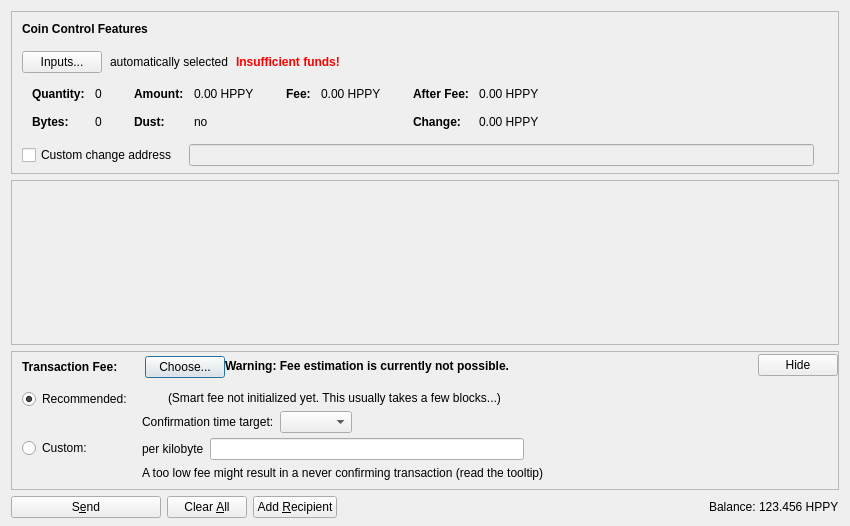
<?xml version="1.0" encoding="UTF-8"?>
<ui version="4.0">
 <class>SendCoinsDialog</class>
 <widget class="QDialog" name="SendCoinsDialog">
  <property name="geometry">
   <rect>
    <x>0</x>
    <y>0</y>
    <width>850</width>
    <height>526</height>
   </rect>
  </property>
  <property name="windowTitle">
   <string>Send Coins</string>
  </property>
  <layout class="QVBoxLayout" name="verticalLayout" stretch="0,1,0,0">
   <property name="bottomMargin">
    <number>8</number>
   </property>
   <item>
    <widget class="QFrame" name="frameCoinControl">
     <property name="sizePolicy">
      <sizepolicy hsizetype="Expanding" vsizetype="Expanding">
       <horstretch>0</horstretch>
       <verstretch>0</verstretch>
      </sizepolicy>
     </property>
     <property name="maximumSize">
      <size>
       <width>16777215</width>
       <height>16777215</height>
      </size>
     </property>
     <property name="frameShape">
      <enum>QFrame::StyledPanel</enum>
     </property>
     <property name="frameShadow">
      <enum>QFrame::Sunken</enum>
     </property>
     <layout class="QVBoxLayout" name="verticalLayoutCoinControl2">
      <property name="spacing">
       <number>0</number>
      </property>
      <property name="leftMargin">
       <number>0</number>
      </property>
      <property name="topMargin">
       <number>0</number>
      </property>
      <property name="rightMargin">
       <number>0</number>
      </property>
      <property name="bottomMargin">
       <number>6</number>
      </property>
      <item>
       <layout class="QVBoxLayout" name="verticalLayoutCoinControl" stretch="0,0,0,0,1">
        <property name="spacing">
         <number>0</number>
        </property>
        <property name="leftMargin">
         <number>10</number>
        </property>
        <property name="topMargin">
         <number>10</number>
        </property>
        <item>
         <layout class="QHBoxLayout" name="horizontalLayoutCoinControl1">
          <property name="bottomMargin">
           <number>15</number>
          </property>
          <item>
           <widget class="QLabel" name="labelCoinControlFeatures">
            <property name="sizePolicy">
             <sizepolicy hsizetype="Preferred" vsizetype="Maximum">
              <horstretch>0</horstretch>
              <verstretch>0</verstretch>
             </sizepolicy>
            </property>
            <property name="font">
             <font>
              <weight>75</weight>
              <bold>true</bold>
             </font>
            </property>
            <property name="styleSheet">
             <string notr="true">font-weight:bold;</string>
            </property>
            <property name="text">
             <string>Coin Control Features</string>
            </property>
           </widget>
          </item>
         </layout>
        </item>
        <item>
         <layout class="QHBoxLayout" name="horizontalLayoutCoinControl2" stretch="0,0,0,0">
          <property name="spacing">
           <number>8</number>
          </property>
          <property name="bottomMargin">
           <number>10</number>
          </property>
          <item>
           <widget class="QPushButton" name="pushButtonCoinControl">
            <property name="styleSheet">
             <string notr="true"/>
            </property>
            <property name="text">
             <string>Inputs...</string>
            </property>
            <property name="autoDefault">
             <bool>false</bool>
            </property>
           </widget>
          </item>
          <item>
           <widget class="QLabel" name="labelCoinControlAutomaticallySelected">
            <property name="text">
             <string>automatically selected</string>
            </property>
            <property name="margin">
             <number>5</number>
            </property>
           </widget>
          </item>
          <item>
           <widget class="QLabel" name="labelCoinControlInsuffFunds">
            <property name="font">
             <font>
              <weight>75</weight>
              <bold>true</bold>
             </font>
            </property>
            <property name="styleSheet">
             <string notr="true">color:red;font-weight:bold;</string>
            </property>
            <property name="text">
             <string>Insufficient funds!</string>
            </property>
            <property name="margin">
             <number>5</number>
            </property>
           </widget>
          </item>
          <item>
           <spacer name="horizontalSpacerCoinControl">
            <property name="orientation">
             <enum>Qt::Horizontal</enum>
            </property>
            <property name="sizeHint" stdset="0">
             <size>
              <width>40</width>
              <height>1</height>
             </size>
            </property>
           </spacer>
          </item>
         </layout>
        </item>
        <item>
         <widget class="QWidget" name="widgetCoinControl" native="true">
          <property name="sizePolicy">
           <sizepolicy hsizetype="Preferred" vsizetype="Preferred">
            <horstretch>0</horstretch>
            <verstretch>0</verstretch>
           </sizepolicy>
          </property>
          <property name="minimumSize">
           <size>
            <width>0</width>
            <height>0</height>
           </size>
          </property>
          <property name="styleSheet">
           <string notr="true"/>
          </property>
          <layout class="QHBoxLayout" name="horizontalLayoutCoinControl5">
           <property name="leftMargin">
            <number>0</number>
           </property>
           <property name="topMargin">
            <number>0</number>
           </property>
           <property name="rightMargin">
            <number>0</number>
           </property>
           <property name="bottomMargin">
            <number>0</number>
           </property>
           <item>
            <layout class="QHBoxLayout" name="horizontalLayoutCoinControl3" stretch="0,0,0,1">
             <property name="spacing">
              <number>20</number>
             </property>
             <property name="topMargin">
              <number>0</number>
             </property>
             <property name="bottomMargin">
              <number>10</number>
             </property>
             <item>
              <layout class="QFormLayout" name="formLayoutCoinControl1">
               <property name="horizontalSpacing">
                <number>10</number>
               </property>
               <property name="verticalSpacing">
                <number>14</number>
               </property>
               <property name="leftMargin">
                <number>10</number>
               </property>
               <property name="topMargin">
                <number>4</number>
               </property>
               <property name="rightMargin">
                <number>6</number>
               </property>
               <item row="0" column="0">
                <widget class="QLabel" name="labelCoinControlQuantityText">
                 <property name="font">
                  <font>
                   <weight>75</weight>
                   <bold>true</bold>
                  </font>
                 </property>
                 <property name="text">
                  <string>Quantity:</string>
                 </property>
                 <property name="margin">
                  <number>0</number>
                 </property>
                </widget>
               </item>
               <item row="0" column="1">
                <widget class="QLabel" name="labelCoinControlQuantity">
                 <property name="cursor">
                  <cursorShape>IBeamCursor</cursorShape>
                 </property>
                 <property name="contextMenuPolicy">
                  <enum>Qt::ActionsContextMenu</enum>
                 </property>
                 <property name="text">
                  <string notr="true">0</string>
                 </property>
                 <property name="margin">
                  <number>0</number>
                 </property>
                 <property name="textInteractionFlags">
                  <set>Qt::LinksAccessibleByMouse|Qt::TextSelectableByKeyboard|Qt::TextSelectableByMouse</set>
                 </property>
                </widget>
               </item>
               <item row="1" column="0">
                <widget class="QLabel" name="labelCoinControlBytesText">
                 <property name="font">
                  <font>
                   <weight>75</weight>
                   <bold>true</bold>
                  </font>
                 </property>
                 <property name="text">
                  <string>Bytes:</string>
                 </property>
                </widget>
               </item>
               <item row="1" column="1">
                <widget class="QLabel" name="labelCoinControlBytes">
                 <property name="cursor">
                  <cursorShape>IBeamCursor</cursorShape>
                 </property>
                 <property name="contextMenuPolicy">
                  <enum>Qt::ActionsContextMenu</enum>
                 </property>
                 <property name="text">
                  <string notr="true">0</string>
                 </property>
                 <property name="textInteractionFlags">
                  <set>Qt::LinksAccessibleByMouse|Qt::TextSelectableByKeyboard|Qt::TextSelectableByMouse</set>
                 </property>
                </widget>
               </item>
              </layout>
             </item>
             <item>
              <layout class="QFormLayout" name="formLayoutCoinControl2">
               <property name="horizontalSpacing">
                <number>10</number>
               </property>
               <property name="verticalSpacing">
                <number>14</number>
               </property>
               <property name="leftMargin">
                <number>6</number>
               </property>
               <property name="topMargin">
                <number>4</number>
               </property>
               <property name="rightMargin">
                <number>6</number>
               </property>
               <item row="0" column="0">
                <widget class="QLabel" name="labelCoinControlAmountText">
                 <property name="font">
                  <font>
                   <weight>75</weight>
                   <bold>true</bold>
                  </font>
                 </property>
                 <property name="text">
                  <string>Amount:</string>
                 </property>
                 <property name="margin">
                  <number>0</number>
                 </property>
                </widget>
               </item>
               <item row="0" column="1">
                <widget class="QLabel" name="labelCoinControlAmount">
                 <property name="cursor">
                  <cursorShape>IBeamCursor</cursorShape>
                 </property>
                 <property name="contextMenuPolicy">
                  <enum>Qt::ActionsContextMenu</enum>
                 </property>
                 <property name="text">
                  <string notr="true">0.00 HPPY</string>
                 </property>
                 <property name="textInteractionFlags">
                  <set>Qt::LinksAccessibleByMouse|Qt::TextSelectableByKeyboard|Qt::TextSelectableByMouse</set>
                 </property>
                </widget>
               </item>
               <item row="1" column="0">
                <widget class="QLabel" name="labelCoinControlLowOutputText">
                 <property name="font">
                  <font>
                   <weight>75</weight>
                   <bold>true</bold>
                  </font>
                 </property>
                 <property name="text">
                  <string>Dust:</string>
                 </property>
                </widget>
               </item>
               <item row="1" column="1">
                <widget class="QLabel" name="labelCoinControlLowOutput">
                 <property name="cursor">
                  <cursorShape>IBeamCursor</cursorShape>
                 </property>
                 <property name="contextMenuPolicy">
                  <enum>Qt::ActionsContextMenu</enum>
                 </property>
                 <property name="text">
                  <string notr="true">no</string>
                 </property>
                 <property name="textInteractionFlags">
                  <set>Qt::LinksAccessibleByMouse|Qt::TextSelectableByKeyboard|Qt::TextSelectableByMouse</set>
                 </property>
                </widget>
               </item>
              </layout>
             </item>
             <item>
              <layout class="QFormLayout" name="formLayoutCoinControl3">
               <property name="horizontalSpacing">
                <number>10</number>
               </property>
               <property name="verticalSpacing">
                <number>14</number>
               </property>
               <property name="leftMargin">
                <number>6</number>
               </property>
               <property name="topMargin">
                <number>4</number>
               </property>
               <property name="rightMargin">
                <number>6</number>
               </property>
               <item row="0" column="0">
                <widget class="QLabel" name="labelCoinControlFeeText">
                 <property name="font">
                  <font>
                   <weight>75</weight>
                   <bold>true</bold>
                  </font>
                 </property>
                 <property name="text">
                  <string>Fee:</string>
                 </property>
                 <property name="margin">
                  <number>0</number>
                 </property>
                </widget>
               </item>
               <item row="0" column="1">
                <widget class="QLabel" name="labelCoinControlFee">
                 <property name="cursor">
                  <cursorShape>IBeamCursor</cursorShape>
                 </property>
                 <property name="contextMenuPolicy">
                  <enum>Qt::ActionsContextMenu</enum>
                 </property>
                 <property name="text">
                  <string notr="true">0.00 HPPY</string>
                 </property>
                 <property name="textInteractionFlags">
                  <set>Qt::LinksAccessibleByMouse|Qt::TextSelectableByKeyboard|Qt::TextSelectableByMouse</set>
                 </property>
                </widget>
               </item>
              </layout>
             </item>
             <item>
              <layout class="QFormLayout" name="formLayoutCoinControl4">
               <property name="horizontalSpacing">
                <number>10</number>
               </property>
               <property name="verticalSpacing">
                <number>14</number>
               </property>
               <property name="leftMargin">
                <number>6</number>
               </property>
               <property name="topMargin">
                <number>4</number>
               </property>
               <property name="rightMargin">
                <number>6</number>
               </property>
               <item row="0" column="0">
                <widget class="QLabel" name="labelCoinControlAfterFeeText">
                 <property name="font">
                  <font>
                   <weight>75</weight>
                   <bold>true</bold>
                  </font>
                 </property>
                 <property name="text">
                  <string>After Fee:</string>
                 </property>
                 <property name="margin">
                  <number>0</number>
                 </property>
                </widget>
               </item>
               <item row="0" column="1">
                <widget class="QLabel" name="labelCoinControlAfterFee">
                 <property name="cursor">
                  <cursorShape>IBeamCursor</cursorShape>
                 </property>
                 <property name="contextMenuPolicy">
                  <enum>Qt::ActionsContextMenu</enum>
                 </property>
                 <property name="text">
                  <string notr="true">0.00 HPPY</string>
                 </property>
                 <property name="textInteractionFlags">
                  <set>Qt::LinksAccessibleByMouse|Qt::TextSelectableByKeyboard|Qt::TextSelectableByMouse</set>
                 </property>
                </widget>
               </item>
               <item row="1" column="0">
                <widget class="QLabel" name="labelCoinControlChangeText">
                 <property name="font">
                  <font>
                   <weight>75</weight>
                   <bold>true</bold>
                  </font>
                 </property>
                 <property name="text">
                  <string>Change:</string>
                 </property>
                </widget>
               </item>
               <item row="1" column="1">
                <widget class="QLabel" name="labelCoinControlChange">
                 <property name="cursor">
                  <cursorShape>IBeamCursor</cursorShape>
                 </property>
                 <property name="contextMenuPolicy">
                  <enum>Qt::ActionsContextMenu</enum>
                 </property>
                 <property name="text">
                  <string notr="true">0.00 HPPY</string>
                 </property>
                 <property name="textInteractionFlags">
                  <set>Qt::LinksAccessibleByMouse|Qt::TextSelectableByKeyboard|Qt::TextSelectableByMouse</set>
                 </property>
                </widget>
               </item>
              </layout>
             </item>
            </layout>
           </item>
          </layout>
         </widget>
        </item>
        <item>
         <layout class="QHBoxLayout" name="horizontalLayoutCoinControl4" stretch="0,0,0">
          <property name="spacing">
           <number>12</number>
          </property>
          <property name="sizeConstraint">
           <enum>QLayout::SetDefaultConstraint</enum>
          </property>
          <property name="topMargin">
           <number>5</number>
          </property>
          <property name="rightMargin">
           <number>5</number>
          </property>
          <item>
           <widget class="QCheckBox" name="checkBoxCoinControlChange">
            <property name="toolTip">
             <string>If this is activated, but the change address is empty or invalid, change will be sent to a newly generated address.</string>
            </property>
            <property name="text">
             <string>Custom change address</string>
            </property>
           </widget>
          </item>
          <item>
           <widget class="QValidatedLineEdit" name="lineEditCoinControlChange">
            <property name="enabled">
             <bool>false</bool>
            </property>
            <property name="sizePolicy">
             <sizepolicy hsizetype="Expanding" vsizetype="Fixed">
              <horstretch>0</horstretch>
              <verstretch>0</verstretch>
             </sizepolicy>
            </property>
           </widget>
          </item>
          <item>
           <widget class="QLabel" name="labelCoinControlChangeLabel">
            <property name="sizePolicy">
             <sizepolicy hsizetype="Preferred" vsizetype="Expanding">
              <horstretch>0</horstretch>
              <verstretch>0</verstretch>
             </sizepolicy>
            </property>
            <property name="minimumSize">
             <size>
              <width>0</width>
              <height>0</height>
             </size>
            </property>
            <property name="text">
             <string/>
            </property>
            <property name="margin">
             <number>3</number>
            </property>
           </widget>
          </item>
         </layout>
        </item>
        <item>
         <spacer name="verticalSpacerCoinControl">
          <property name="orientation">
           <enum>Qt::Vertical</enum>
          </property>
          <property name="sizeHint" stdset="0">
           <size>
            <width>800</width>
            <height>1</height>
           </size>
          </property>
         </spacer>
        </item>
       </layout>
      </item>
     </layout>
    </widget>
   </item>
   <item>
    <widget class="QScrollArea" name="scrollArea">
     <property name="widgetResizable">
      <bool>true</bool>
     </property>
     <widget class="QWidget" name="scrollAreaWidgetContents">
      <property name="geometry">
       <rect>
        <x>0</x>
        <y>0</y>
        <width>830</width>
        <height>104</height>
       </rect>
      </property>
      <layout class="QVBoxLayout" name="verticalLayout_2" stretch="0,1">
       <property name="leftMargin">
        <number>0</number>
       </property>
       <property name="topMargin">
        <number>0</number>
       </property>
       <property name="rightMargin">
        <number>0</number>
       </property>
       <property name="bottomMargin">
        <number>0</number>
       </property>
       <item>
        <layout class="QVBoxLayout" name="entries">
         <property name="spacing">
          <number>6</number>
         </property>
        </layout>
       </item>
       <item>
        <spacer name="verticalSpacer">
         <property name="orientation">
          <enum>Qt::Vertical</enum>
         </property>
         <property name="sizeHint" stdset="0">
          <size>
           <width>20</width>
           <height>40</height>
          </size>
         </property>
        </spacer>
       </item>
      </layout>
     </widget>
    </widget>
   </item>
   <item>
    <widget class="QFrame" name="frameFee">
     <property name="sizePolicy">
      <sizepolicy hsizetype="Expanding" vsizetype="Expanding">
       <horstretch>0</horstretch>
       <verstretch>0</verstretch>
      </sizepolicy>
     </property>
     <property name="maximumSize">
      <size>
       <width>16777215</width>
       <height>16777215</height>
      </size>
     </property>
     <property name="frameShape">
      <enum>QFrame::StyledPanel</enum>
     </property>
     <property name="frameShadow">
      <enum>QFrame::Sunken</enum>
     </property>
     <layout class="QVBoxLayout" name="verticalLayoutFee1">
      <property name="spacing">
       <number>0</number>
      </property>
      <property name="leftMargin">
       <number>0</number>
      </property>
      <property name="topMargin">
       <number>0</number>
      </property>
      <property name="rightMargin">
       <number>0</number>
      </property>
      <property name="bottomMargin">
       <number>0</number>
      </property>
      <item>
       <layout class="QVBoxLayout" name="verticalLayoutFee2" stretch="0,0,0">
        <property name="spacing">
         <number>0</number>
        </property>
        <property name="leftMargin">
         <number>10</number>
        </property>
        <property name="topMargin">
         <number>0</number>
        </property>
        <item>
         <layout class="QHBoxLayout" name="horizontalLayoutFee1">
          <property name="bottomMargin">
           <number>0</number>
          </property>
          <item>
           <layout class="QVBoxLayout" name="verticalLayoutFee7">
            <property name="spacing">
             <number>0</number>
            </property>
            <item>
             <spacer name="verticalSpacerSmartFee">
              <property name="orientation">
               <enum>Qt::Vertical</enum>
              </property>
              <property name="sizeType">
               <enum>QSizePolicy::Fixed</enum>
              </property>
              <property name="sizeHint" stdset="0">
               <size>
                <width>1</width>
                <height>4</height>
               </size>
              </property>
             </spacer>
            </item>
            <item>
             <layout class="QHBoxLayout" name="horizontalLayoutSmartFee">
              <property name="spacing">
               <number>10</number>
              </property>
              <item>
               <widget class="QLabel" name="labelFeeHeadline">
                <property name="sizePolicy">
                 <sizepolicy hsizetype="Preferred" vsizetype="Maximum">
                  <horstretch>0</horstretch>
                  <verstretch>0</verstretch>
                 </sizepolicy>
                </property>
                <property name="font">
                 <font>
                  <weight>75</weight>
                  <bold>true</bold>
                 </font>
                </property>
                <property name="styleSheet">
                 <string notr="true">font-weight:bold;</string>
                </property>
                <property name="text">
                 <string>Transaction Fee:</string>
                </property>
               </widget>
              </item>
              <item>
               <widget class="QLabel" name="labelFeeMinimized">
                <property name="text">
                 <string/>
                </property>
               </widget>
              </item>
              <item>
               <widget class="QPushButton" name="buttonChooseFee">
                <property name="text">
                 <string>Choose...</string>
                </property>
               </widget>
              </item>
             </layout>
            </item>
            <item>
             <spacer name="verticalSpacer_5">
              <property name="orientation">
               <enum>Qt::Vertical</enum>
              </property>
              <property name="sizeHint" stdset="0">
               <size>
                <width>1</width>
                <height>1</height>
               </size>
              </property>
             </spacer>
            </item>
           </layout>
          </item>
          <item>
           <widget class="QLabel" name="fallbackFeeWarningLabel">
            <property name="toolTip">
             <string>Using the fallbackfee can result in sending a transaction that will take several hours or days (or never) to confirm. Consider choosing your fee manually or wait until you have validated the complete chain.</string>
            </property>
            <property name="font">
            <font>
                <weight>75</weight>
                <bold>true</bold>
            </font>
            </property>
            <property name="text">
             <string>Warning: Fee estimation is currently not possible.</string>
            </property>
            <property name="wordWrap">
             <bool>false</bool>
            </property>
           </widget>
          </item>
          <item>
           <spacer name="horizontalSpacer_4">
            <property name="orientation">
             <enum>Qt::Horizontal</enum>
            </property>
            <property name="sizeType">
             <enum>QSizePolicy::MinimumExpanding</enum>
            </property>
            <property name="sizeHint" stdset="0">
             <size>
              <width>40</width>
              <height>20</height>
             </size>
            </property>
           </spacer>
          </item>
          <item>
           <widget class="QPushButton" name="buttonMinimizeFee">
            <property name="toolTip">
             <string>collapse fee-settings</string>
            </property>
            <property name="text">
             <string>Hide</string>
            </property>
           </widget>
          </item>
         </layout>
        </item>
        <item>
         <widget class="QFrame" name="frameFeeSelection">
          <layout class="QVBoxLayout" name="verticalLayoutFee12">
           <property name="spacing">
            <number>0</number>
           </property>
           <property name="leftMargin">
            <number>0</number>
           </property>
           <property name="topMargin">
            <number>0</number>
           </property>
           <property name="rightMargin">
            <number>0</number>
           </property>
           <property name="bottomMargin">
            <number>0</number>
           </property>
           <item>
            <layout class="QGridLayout" name="gridLayoutFee">
             <property name="topMargin">
              <number>10</number>
             </property>
             <property name="bottomMargin">
              <number>4</number>
             </property>
             <property name="horizontalSpacing">
              <number>10</number>
             </property>
             <property name="verticalSpacing">
              <number>4</number>
             </property>
             <item row="1" column="1">
              <layout class="QVBoxLayout" name="verticalLayoutFee8">
               <property name="spacing">
                <number>6</number>
               </property>
               <item>
                <layout class="QHBoxLayout" name="horizontalLayoutFee13">
                 <item>
                  <widget class="QLabel" name="labelCustomPerKilobyte">
                   <property name="toolTip">
                    <string>Specify a custom fee per kB (1,000 bytes) of the transaction's virtual size.

Note:  Since the fee is calculated on a per-byte basis, a fee of "100 satoshis per kB" for a transaction size of 500 bytes (half of 1 kB) would ultimately yield a fee of only 50 satoshis.</string>
                   </property>
                   <property name="text">
                    <string>per kilobyte</string>
                   </property>
                  </widget>
                 </item>
                 <item>
                  <widget class="BitcoinAmountField" name="customFee"/>
                 </item>
                 <item>
                  <spacer name="horizontalSpacer_6">
                   <property name="orientation">
                    <enum>Qt::Horizontal</enum>
                   </property>
                   <property name="sizeHint" stdset="0">
                    <size>
                     <width>1</width>
                     <height>1</height>
                    </size>
                   </property>
                  </spacer>
                 </item>
                </layout>
               </item>
               <item>
                <layout class="QHBoxLayout" name="horizontalLayoutFee8">
                 <item>
                  <widget class="QLabel" name="labelCustomFeeWarning">
                   <property name="enabled">
                    <bool>true</bool>
                   </property>
                   <property name="toolTip">
                    <string>When there is less transaction volume than space in the blocks, miners as well as relaying nodes may enforce a minimum fee. Paying only this minimum fee is just fine, but be aware that this can result in a never confirming transaction once there is more demand for happy transactions than the network can process.</string>
                   </property>
                   <property name="text">
                    <string>A too low fee might result in a never confirming transaction (read the tooltip)</string>
                   </property>
                  </widget>
                 </item>
                 <item>
                  <spacer name="horizontalSpacer_2">
                   <property name="orientation">
                    <enum>Qt::Horizontal</enum>
                   </property>
                   <property name="sizeHint" stdset="0">
                    <size>
                     <width>1</width>
                     <height>1</height>
                    </size>
                   </property>
                  </spacer>
                 </item>
                </layout>
               </item>
              </layout>
             </item>
             <item row="0" column="0">
              <layout class="QVBoxLayout" name="verticalLayoutFee4" stretch="0,1">
               <item>
                <widget class="QRadioButton" name="radioSmartFee">
                 <property name="text">
                  <string>Recommended:</string>
                 </property>
                 <property name="checked">
                  <bool>true</bool>
                 </property>
                 <attribute name="buttonGroup">
                  <string notr="true">groupFee</string>
                 </attribute>
                </widget>
               </item>
               <item>
                <spacer name="verticalSpacer_2">
                 <property name="orientation">
                  <enum>Qt::Vertical</enum>
                 </property>
                 <property name="sizeHint" stdset="0">
                  <size>
                   <width>1</width>
                   <height>1</height>
                  </size>
                 </property>
                </spacer>
               </item>
              </layout>
             </item>
             <item row="1" column="0">
              <layout class="QVBoxLayout" name="verticalLayoutFee9" stretch="0,1">
               <item>
                <widget class="QRadioButton" name="radioCustomFee">
                 <property name="text">
                  <string>Custom:</string>
                 </property>
                 <attribute name="buttonGroup">
                  <string notr="true">groupFee</string>
                 </attribute>
                </widget>
               </item>
               <item>
                <spacer name="verticalSpacer_6">
                 <property name="orientation">
                  <enum>Qt::Vertical</enum>
                 </property>
                 <property name="sizeHint" stdset="0">
                  <size>
                   <width>1</width>
                   <height>1</height>
                  </size>
                 </property>
                </spacer>
               </item>
              </layout>
             </item>
             <item row="0" column="1">
              <layout class="QVBoxLayout" name="verticalLayoutFee3" stretch="0,0,1">
               <property name="spacing">
                <number>6</number>
               </property>
               <property name="topMargin">
                <number>2</number>
               </property>
               <item>
                <layout class="QHBoxLayout" name="horizontalLayoutFee12">
                 <item>
                  <widget class="QLabel" name="labelSmartFee">
                   <property name="text">
                    <string/>
                   </property>
                  </widget>
                 </item>
                 <item>
                  <widget class="QLabel" name="labelFeeEstimation">
                   <property name="text">
                    <string/>
                   </property>
                  </widget>
                 </item>
                 <item>
                  <widget class="QLabel" name="labelSmartFee2">
                   <property name="text">
                    <string>(Smart fee not initialized yet. This usually takes a few blocks...)</string>
                   </property>
                  </widget>
                 </item>
                 <item>
                  <spacer name="horizontalSpacer_5">
                   <property name="orientation">
                    <enum>Qt::Horizontal</enum>
                   </property>
                   <property name="sizeHint" stdset="0">
                    <size>
                     <width>1</width>
                     <height>1</height>
                    </size>
                   </property>
                  </spacer>
                 </item>
                </layout>
               </item>
               <item>
                <layout class="QHBoxLayout" name="horizontalLayoutFee9">
                 <item>
                  <layout class="QVBoxLayout" name="verticalLayoutFee6">
                   <item>
                    <widget class="QLabel" name="labelSmartFee3">
                     <property name="text">
                      <string>Confirmation time target:</string>
                     </property>
                    </widget>
                   </item>
                  </layout>
                 </item>
                 <item>
                  <layout class="QVBoxLayout" name="verticalLayoutFee5">
                   <property name="rightMargin">
                    <number>30</number>
                   </property>
                   <item>
                    <layout class="QHBoxLayout" name="horizontalLayoutConfTarget">
                     <property name="bottomMargin">
                      <number>0</number>
                     </property>
                     <item>
                      <widget class="QComboBox" name="confTargetSelector"/>
                     </item>
                     <item>
                      <spacer name="horizontalSpacerConfTarget">
                       <property name="orientation">
                        <enum>Qt::Horizontal</enum>
                       </property>
                       <property name="sizeHint" stdset="0">
                        <size>
                         <width>40</width>
                         <height>20</height>
                        </size>
                       </property>
                      </spacer>
                     </item>
                    </layout>
                   </item>
                  </layout>
                 </item>
                </layout>
               </item>
               <item>
                <spacer name="verticalSpacer_4">
                 <property name="orientation">
                  <enum>Qt::Vertical</enum>
                 </property>
                 <property name="sizeHint" stdset="0">
                  <size>
                   <width>1</width>
                   <height>1</height>
                  </size>
                 </property>
                </spacer>
               </item>
              </layout>
             </item>
            </layout>
           </item>
          </layout>
         </widget>
        </item>
        <item>
         <spacer name="verticalSpacerFee">
          <property name="orientation">
           <enum>Qt::Vertical</enum>
          </property>
          <property name="sizeHint" stdset="0">
           <size>
            <width>40</width>
            <height>5</height>
           </size>
          </property>
         </spacer>
        </item>
       </layout>
      </item>
     </layout>
    </widget>
   </item>
   <item>
    <layout class="QHBoxLayout" name="horizontalLayout">
     <item>
      <widget class="QPushButton" name="sendButton">
       <property name="minimumSize">
        <size>
         <width>150</width>
         <height>0</height>
        </size>
       </property>
       <property name="toolTip">
        <string>Confirm the send action</string>
       </property>
       <property name="text">
        <string>S&amp;end</string>
       </property>
       <property name="icon">
        <iconset resource="../bitcoin.qrc">
         <normaloff>:/icons/send</normaloff>:/icons/send</iconset>
       </property>
       <property name="autoDefault">
        <bool>false</bool>
       </property>
       <property name="default">
        <bool>false</bool>
       </property>
      </widget>
     </item>
     <item>
      <widget class="QPushButton" name="clearButton">
       <property name="sizePolicy">
        <sizepolicy hsizetype="Minimum" vsizetype="Fixed">
         <horstretch>0</horstretch>
         <verstretch>0</verstretch>
        </sizepolicy>
       </property>
       <property name="toolTip">
        <string>Clear all fields of the form.</string>
       </property>
       <property name="text">
        <string>Clear &amp;All</string>
       </property>
       <property name="icon">
        <iconset resource="../bitcoin.qrc">
         <normaloff>:/icons/remove</normaloff>:/icons/remove</iconset>
       </property>
       <property name="autoDefault">
        <bool>false</bool>
       </property>
      </widget>
     </item>
     <item>
      <widget class="QPushButton" name="addButton">
       <property name="toolTip">
        <string>Send to multiple recipients at once</string>
       </property>
       <property name="text">
        <string>Add &amp;Recipient</string>
       </property>
       <property name="icon">
        <iconset resource="../bitcoin.qrc">
         <normaloff>:/icons/add</normaloff>:/icons/add</iconset>
       </property>
       <property name="autoDefault">
        <bool>false</bool>
       </property>
      </widget>
     </item>
     <item>
      <spacer name="horizontalSpacer">
       <property name="orientation">
        <enum>Qt::Horizontal</enum>
       </property>
       <property name="sizeHint" stdset="0">
        <size>
         <width>40</width>
         <height>20</height>
        </size>
       </property>
      </spacer>
     </item>
     <item>
      <layout class="QHBoxLayout" name="horizontalLayout_2">
       <property name="spacing">
        <number>3</number>
       </property>
       <item>
        <widget class="QLabel" name="label">
         <property name="sizePolicy">
          <sizepolicy hsizetype="Preferred" vsizetype="Fixed">
           <horstretch>0</horstretch>
           <verstretch>0</verstretch>
          </sizepolicy>
         </property>
         <property name="text">
          <string>Balance:</string>
         </property>
        </widget>
       </item>
       <item>
        <widget class="QLabel" name="labelBalance">
         <property name="sizePolicy">
          <sizepolicy hsizetype="Preferred" vsizetype="Fixed">
           <horstretch>0</horstretch>
           <verstretch>0</verstretch>
          </sizepolicy>
         </property>
         <property name="cursor">
          <cursorShape>IBeamCursor</cursorShape>
         </property>
         <property name="text">
          <string notr="true">123.456 HPPY</string>
         </property>
         <property name="textInteractionFlags">
          <set>Qt::LinksAccessibleByMouse|Qt::TextSelectableByKeyboard|Qt::TextSelectableByMouse</set>
         </property>
        </widget>
       </item>
      </layout>
     </item>
    </layout>
   </item>
  </layout>
 </widget>
 <customwidgets>
  <customwidget>
   <class>QValidatedLineEdit</class>
   <extends>QLineEdit</extends>
   <header>qt/qvalidatedlineedit.h</header>
  </customwidget>
  <customwidget>
   <class>BitcoinAmountField</class>
   <extends>QLineEdit</extends>
   <header>qt/bitcoinamountfield.h</header>
   <container>1</container>
  </customwidget>
 </customwidgets>
 <resources>
  <include location="../bitcoin.qrc"/>
 </resources>
 <connections/>
 <buttongroups>
  <buttongroup name="groupFee"/>
 </buttongroups>
</ui>
